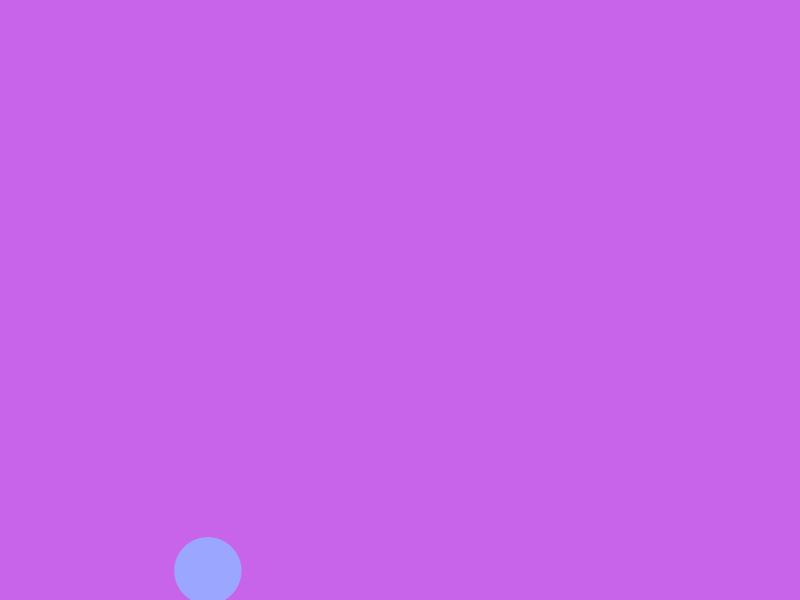
Frame 1 (no input)
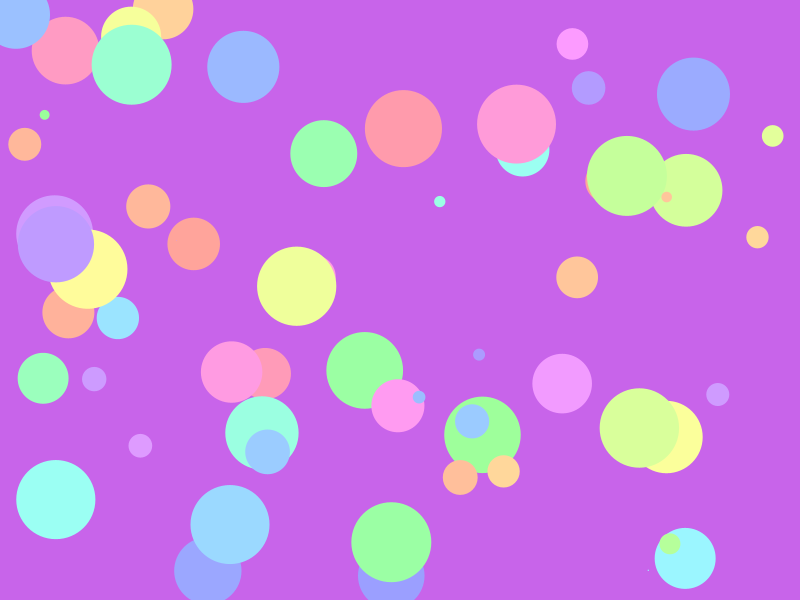
Frame 60 (the mouse pressed at the canvas centre just before this capture)
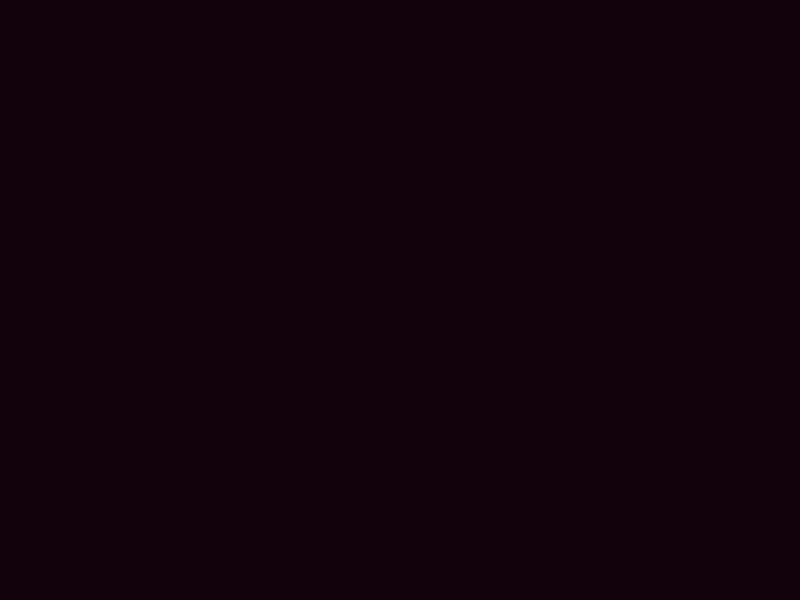
Frame 120 (the mouse held since frame 60 and released just before this capture)

The Processing sketch that drew these frames (run headless with seeded random() and noise(); from frame 60 on, the mouse is pressed at the canvas centre):

// Processing sketch: processing_148346
// ── processing_148346.pde

int counter;

void setup() {  //setup function called initially, only once
  size(800, 600);
  background(200,100,234);  //set background white
  colorMode(HSB);   //set colors to Hue, Saturation, Brightness mode
  counter = 0;
}

void draw() {  //draw function loops 
  counter++;
  noStroke();
  fill(random(255),100,255);
  
  if(mousePressed == true) { //add some interaction
   fill(random(255),random(255),random(255));
   rect(mouseX,mouseY,random(80,60),random(80,60));
   ellipse(mouseX, mouseY, random(100000,500000),random(10000,5000000));
  }
  else {
    ellipse(random(width), random(height), 80*sin(counter), 80*sin(counter));
  }
}
